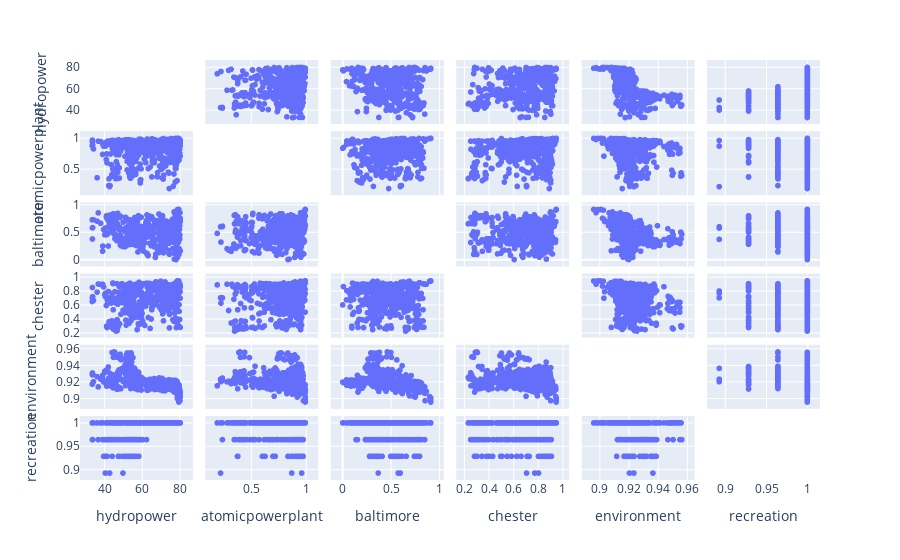

The code cell stored with this chart in its notebook:
### Code cell
fig = px.scatter_matrix(df_se)
fig.update_traces(diagonal_visible=False)
fig.show()

### Figure 1 — Plotly figure (JSON) as saved in the notebook; plotly's stock layout.template omitted (floating-point values rounded to 4 significant figures; data arrays with more than 128 entries replaced by an {"elided": "..."} marker saying what was removed)
{"data": [{"diagonal": {"visible": false}, "dimensions": [{"axis": {"matches": true}, "label": "hydropower", "values": {"elided": "524 float values"}}, {"axis": {"matches": true}, "label": "atomicpowerplant", "values": {"elided": "524 float values"}}, {"axis": {"matches": true}, "label": "baltimore", "values": {"elided": "524 float values"}}, {"axis": {"matches": true}, "label": "chester", "values": {"elided": "524 float values"}}, {"axis": {"matches": true}, "label": "environment", "values": {"elided": "524 float values"}}, {"axis": {"matches": true}, "label": "recreation", "values": {"elided": "524 float values"}}], "hovertemplate": "%{xaxis.title.text}=%{x}<br>%{yaxis.title.text}=%{y}<extra></extra>", "legendgroup": "", "marker": {"color": "#636efa", "symbol": "circle"}, "name": "", "showlegend": false, "type": "splom"}], "layout": {"dragmode": "select", "legend": {"tracegroupgap": 0}, "margin": {"t": 60}}}
